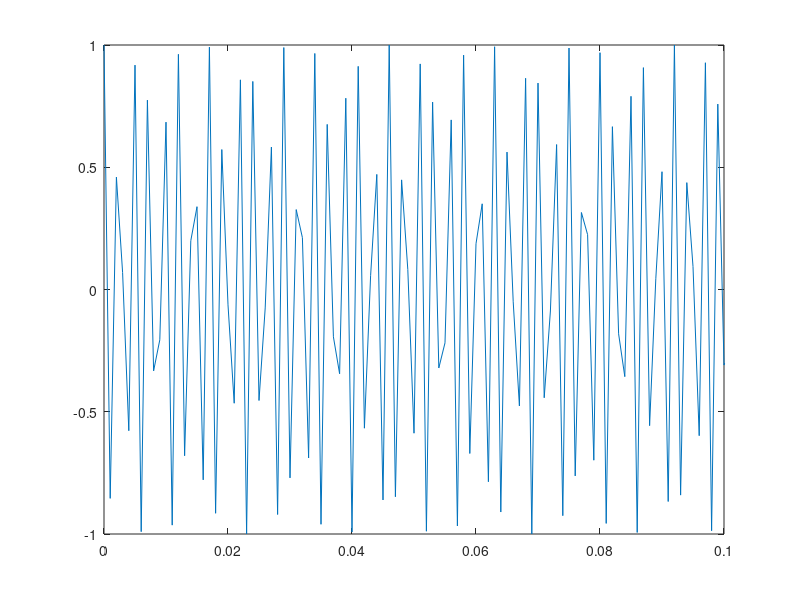

Reproduce this figure in MATLAB.
t = 0:0.001:3;
ph = 0;
% ph = pi / 4;
% ph = pi / 2;
% ph = 3 * pi/ 4;
% ph = pi;
x2 = cos(2 * pi * 587 * t + ph);
plot(t,x2);
xlim([0 0.1]);
sound(x2);